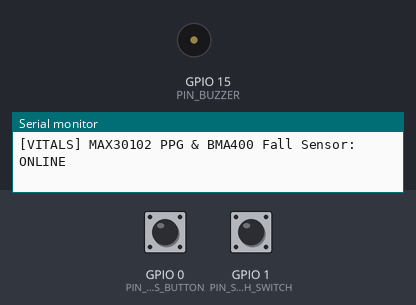
A sketch run on a simulated ESP32. Parts: buzzer (waves = sounding, pin HIGH), the last lines printed to the serial monitor. The test bench sets the inputs (shaded band); at power-on: GPIO 0 (PIN_SOS_BUTTON) HIGH, GPIO 1 (PIN_STEALTH_SWITCH) HIGH.

Above: at 2.2 s.
2.3 s: GPIO 0 (PIN_SOS_BUTTON) pulled LOW for 0.15 s
At 2.42 s:
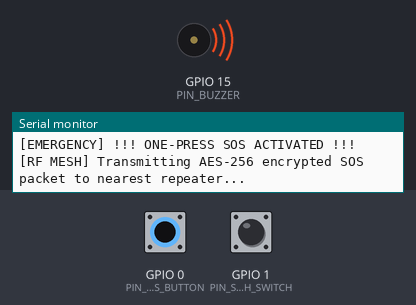
Timing chart, 0 to 5.3 s (numbered marks = the images above; inputs shaded):
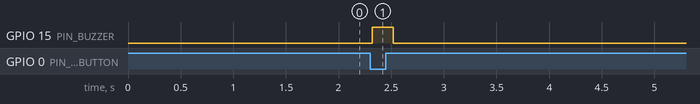

The sketch:

esp32_lora_wearable.ino
```cpp
/*
 * SENTINEL LINK - Embedded Soldier Tactical Wearable Firmware
 * Target: Espressif ESP32-S3 + Semtech SX1262 LoRa + MAX30102 PPG Vitals
 * Frequency: 865.0 - 867.0 MHz (Indian ISM Band)
 * Theme: Defence & National Security | Inventra 2026
 */

#include <Arduino.h>
#include <SPI.h>
#include <Wire.h>

// Simulated RadioLib / SX1262 LoRa configuration
#define LORA_CS    5
#define LORA_DIO1  2
#define LORA_RESET 14
#define LORA_BUSY  4

#define FREQ_MHZ   866.5
#define BANDWIDTH  125.0
#define SPREADING_FACTOR 9
#define TX_POWER_DBM 22

// Hardware PIN Definitions for Tactical Wearable
#define PIN_SOS_BUTTON     0    // Pull-down tactile push button
#define PIN_STEALTH_SWITCH 1    // Hardware toggle for stealth/blackout mode
#define PIN_BUZZER         15   // Haptic vibration motor driver
#define PIN_SOLAR_ADC      34   // ADC pin measuring solar panel voltage

// Soldier Telemetry Data Structure
struct __attribute__((packed)) TacticalTelemetryPacket {
  uint16_t preamble;        // 0x534C ('SL')
  uint32_t soldier_id;      // Unique soldier ID
  uint8_t  packet_type;     // 0x01: Heartbeat, 0x02: SOS Emergency, 0x03: Man-Down
  uint8_t  heart_rate;      // BPM (30 - 220)
  uint8_t  spo2;            // Percentage (70 - 100)
  int16_t  altitude_m;      // Barometric altitude in meters
  int32_t  lat_e7;          // Latitude * 10^7
  int32_t  lng_e7;          // Longitude * 10^7
  uint8_t  battery_pct;     // Battery status (0 - 100)
  uint8_t  flags;           // Bit 0: Stealth, Bit 1: ManDown, Bit 2: SolarActive
  uint8_t  aes_gcm_tag[16]; // 128-bit authentication tag
};

volatile bool sos_triggered = false;
volatile bool man_down_detected = false;
bool stealth_mode_active = false;

// Interrupt Service Routine for instant One-Press SOS
void IRAM_ATTR onSosButtonPressed() {
  sos_triggered = true;
}

void setup() {
  Serial.begin(115200);
  delay(1000);
  Serial.println(F("[SENTINEL LINK] Initializing Mil-Spec Wearable Subsystem..."));

  pinMode(PIN_SOS_BUTTON, INPUT_PULLUP);
  pinMode(PIN_STEALTH_SWITCH, INPUT_PULLUP);
  pinMode(PIN_BUZZER, OUTPUT);

  // Attach interrupt for zero-latency SOS button press
  attachInterrupt(digitalPinToInterrupt(PIN_SOS_BUTTON), onSosButtonPressed, FALLING);

  Serial.println(F("[LORA MESH] SX1262 Transceiver configured on 866.50 MHz (SF9, +22dBm)"));
  Serial.println(F("[CRYPTO] Hardware AES-256-GCM Coprocessor: READY"));
  Serial.println(F("[VITALS] MAX30102 PPG & BMA400 Fall Sensor: ONLINE"));
}

void loop() {
  // Check hardware switches
  stealth_mode_active = (digitalRead(PIN_STEALTH_SWITCH) == LOW);

  if (sos_triggered) {
    Serial.println(F("[EMERGENCY] !!! ONE-PRESS SOS ACTIVATED !!!"));
    broadcastSosPacket();
    sos_triggered = false;
  }

  // Routine Heartbeat transmission every 30 seconds (if not in stealth mode)
  static unsigned long last_heartbeat = 0;
  if (!stealth_mode_active && (millis() - last_heartbeat > 30000)) {
    last_heartbeat = millis();
    broadcastHeartbeat();
  }

  delay(100);
}

void broadcastSosPacket() {
  TacticalTelemetryPacket pkt;
  pkt.preamble = 0x534C;
  pkt.soldier_id = 89104; // Subedar Vikram
  pkt.packet_type = 0x02; // SOS EMERGENCY
  pkt.heart_rate = 142;   // Tachycardia response
  pkt.spo2 = 96;
  pkt.altitude_m = 4310;
  pkt.lat_e7 = 273865000;
  pkt.lng_e7 = 888310000;
  pkt.battery_pct = 86;
  pkt.flags = 0x01; // SOS flag active

  Serial.println(F("[RF MESH] Transmitting AES-256 encrypted SOS packet to nearest repeater..."));
  // LoRa.transmit((uint8_t*)&pkt, sizeof(pkt));
  digitalWrite(PIN_BUZZER, HIGH);
  delay(200);
  digitalWrite(PIN_BUZZER, LOW);
}

void broadcastHeartbeat() {
  Serial.println(F("[RF MESH] Routine biometrics broadcast over LoRa mesh..."));
}
```

Measured:
- after the input at 2.3 s, GPIO 15 (PIN_BUZZER): LOW → HIGH at once, → LOW 0.20 s later
